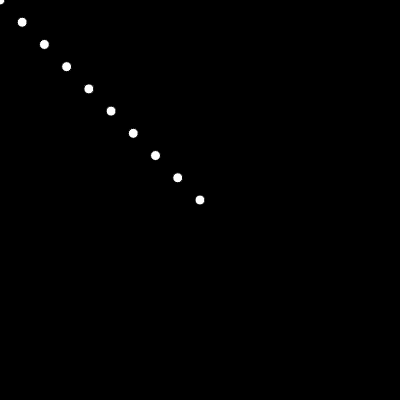
Frame 1 (no input)
Frame 60 (no input): identical to frame 1, image omitted
Frame 120 (the mouse pressed at the canvas centre since frame 60): blank canvas, image omitted

The p5.js sketch that drew this single still picture (run headless with seeded random() and noise() and a simulated clock; from frame 60 on, the mouse is pressed at the canvas centre):

// p5.js sketch
// ── sketch.js
var xpos = []
var ypos = []
function setup() {
  createCanvas(400, 400);
}

function draw() {
   background(0);
  
  for (var i = 0; i<10; i++){ 
    xpos[i]=map(i,0,9,width/2,mouseX);
    ypos[i]=map(i,0,9,height/2,mouseY);
   
    ellipse(xpos[i],ypos[i],10)
  }
}
